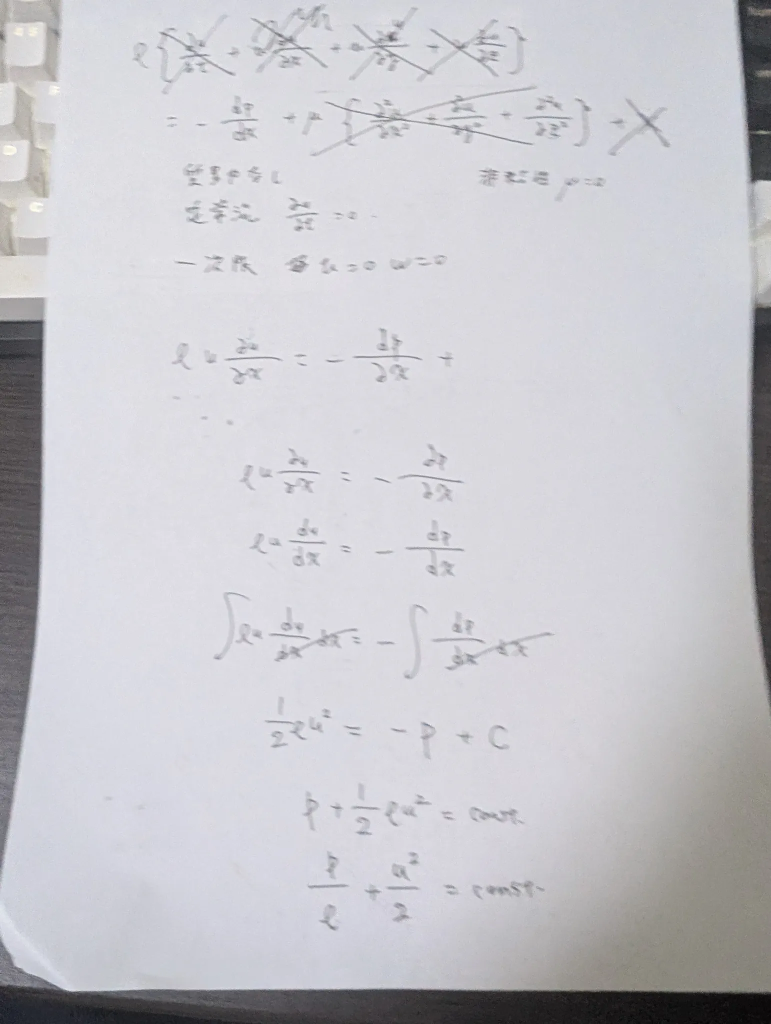
#> input picture yolo_ball_pipeline/raw_images/PXL_20260812_022646170.MP.webp, 1542 x 2048 px (shown at 1/2 size); its folder holds only this picture in this run
$ python fast_annotate.py
#> lines starting #> are read from the running program, lines starting #| are printed output that depends on the picture; after the words box and inside, x2 and y2 are one past the last pixel; in counts of white or black regions, pixels touching at a corner belong together
#!/usr/bin/env python3
import os
import glob
import cv2
import numpy as np
from PIL import Image
try:
    import pillow_heif
    pillow_heif.register_heif_opener()
#> (this line was passed over: pillow_heif is not available in this run)
except ImportError:
    pass

RAW_DIR = "/home/tatsv/rox2026/yolo_ball_pipeline/raw_images"
OUT_IMG_DIR = "/home/tatsv/rox2026/yolo_ball_pipeline/dataset/images"
OUT_LBL_DIR = "/home/tatsv/rox2026/yolo_ball_pipeline/dataset/labels"

os.makedirs(f"{OUT_IMG_DIR}/train", exist_ok=True)
os.makedirs(f"{OUT_IMG_DIR}/val", exist_ok=True)
os.makedirs(f"{OUT_LBL_DIR}/train", exist_ok=True)
os.makedirs(f"{OUT_LBL_DIR}/val", exist_ok=True)

def detect_ball_fast(img):
    # 高解像度画像を 640px にリサイズして超高速・高精度検出
    h, w = img.shape[:2]
    scale = 640.0 / max(h, w)
    small_w = int(w * scale)
    small_h = int(h * scale)
    small = cv2.resize(img, (small_w, small_h))

    gray = cv2.cvtColor(small, cv2.COLOR_BGR2GRAY)
    blurred = cv2.GaussianBlur(gray, (5, 5), 1.5)
    edges = cv2.Canny(blurred, 50, 150)
    kernel = cv2.getStructuringElement(cv2.MORPH_ELLIPSE, (5, 5))
    dilated = cv2.dilate(edges, kernel, iterations=2)
    contours, _ = cv2.findContours(dilated, cv2.RETR_EXTERNAL, cv2.CHAIN_APPROX_SIMPLE)

    best_box = None
    max_score = -1
    for c in contours:
        area = cv2.contourArea(c)
        if area > (small_w * small_h * 0.02):
            x, y, bw, bh = cv2.boundingRect(c)
            aspect = float(bw) / float(bh)
            if 0.65 <= aspect <= 1.5:
                # 中央寄りかつ適度なサイズのものを高スコア
                cx = x + bw / 2.0
                cy = y + bh / 2.0
                dist_center = np.hypot(cx - small_w/2, cy - small_h/2) / (small_w/2)
                score = area - dist_center * 500
                if score > max_score:
                    max_score = score
                    best_box = (int(x / scale), int(y / scale), int((x + bw) / scale), int((y + bh) / scale))

    if best_box is not None:
        return best_box
    return int(w * 0.15), int(h * 0.15), int(w * 0.85), int(h * 0.85)

raw_files = [f for f in glob.glob(f"{RAW_DIR}/*.*") if not f.endswith(".txt") and not f.endswith(".yaml")]
print(f"🚀 Processing {len(raw_files)} raw images with ultra-fast vectorization...")

np.random.seed(42)
np.random.shuffle(raw_files)
split_idx = int(len(raw_files) * 0.85)

for idx, path in enumerate(raw_files):
    split = "train" if idx < split_idx else "val"
    try:
        pil_img = Image.open(path).convert('RGB')
#> pil_img is the input picture: PIL image 1542x2048 RGB; mean R, G, B 198.5, 198, 203.3
        img = cv2.cvtColor(np.array(pil_img), cv2.COLOR_RGB2BGR)
    except Exception:
        img = cv2.imread(path)

    if img is None:
        continue
    h, w = img.shape[:2]
#> h = 2048; w = 1542
    x1, y1, x2, y2 = detect_ball_fast(img)
#> in detect_ball_fast, `small = cv2.resize(img, (small_w, small_h))`:
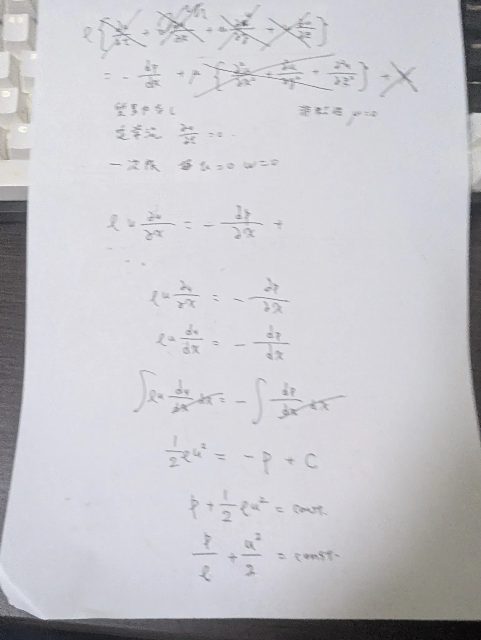
#> small: shape (640, 481, 3); mean B, G, R 203.3, 197.9, 198.5
#> in detect_ball_fast, `edges = cv2.Canny(blurred, 50, 150)`:
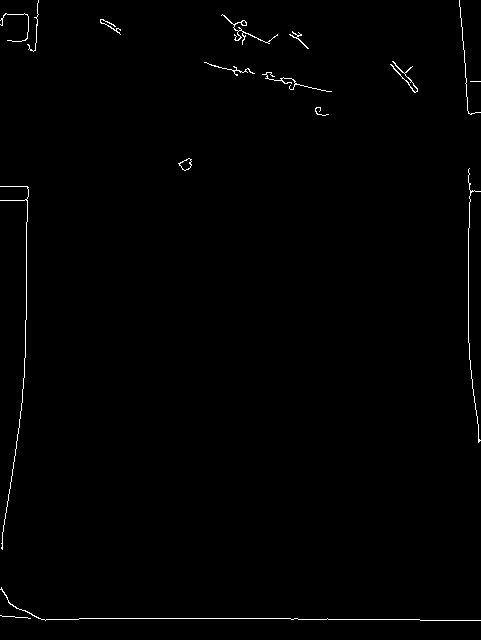
#> edges: shape (640, 481); 0.72% white in thin lines or dots
#> in detect_ball_fast, `dilated = cv2.dilate(edges, kernel, iterations=2)`:
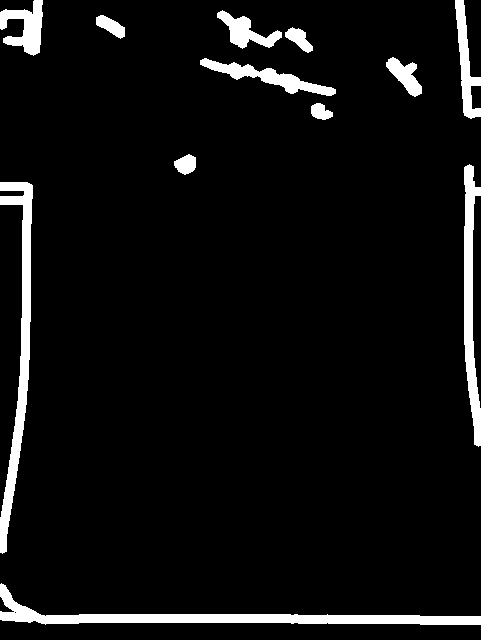
#> dilated: shape (640, 481); 5.9% white; 12 white regions
#> in detect_ball_fast, `contours, _ = cv2.findContours(dilated, cv2.RETR_EXTERNAL, cv2.CHAIN_A..`: contours = 12 contours; largest, box (x1, y1, x2, y2) and area: (0, 583, 481, 625) 4192, (0, 182, 33, 554) 3382, (464, 164, 481, 447) 2310, (200, 58, 336, 96) 1362, (0, 0, 43, 56) 1198
#> the loop in detect_ball_fast, `for c in contours:` made 12 passes
#> area on passes 1 to 12: 4192.5, 3381.5, 2310, 294, 227.5, 1362, 640.5, 330, 335, 929.5, 1119, 1197.5
#> after the loop in detect_ball_fast, `for c in contours:`: max_score = -1
#> x1 = 231; y1 = 307; x2 = 1310; y2 = 1740

    # 640px にリサイズして保存 (学習を爆速化)
    scale = 640.0 / max(h, w)
#> scale = 0.312
    img_640 = cv2.resize(img, (int(w * scale), int(h * scale)))

    box_cx = ((x1 + x2) / 2.0) / w
#> box_cx = 0.5
    box_cy = ((y1 + y2) / 2.0) / h
#> box_cy = 0.5
    box_w = max(0.05, min(1.0, (x2 - x1) / w))
#> box_w = 0.7
    box_h = max(0.05, min(1.0, (y2 - y1) / h))
#> box_h = 0.7

    base_name = os.path.splitext(os.path.basename(path))[0]
    cv2.imwrite(f"{OUT_IMG_DIR}/{split}/{base_name}.jpg", img_640)
    with open(f"{OUT_LBL_DIR}/{split}/{base_name}.txt", "w") as f:
        f.write(f"0 {box_cx:.6f} {box_cy:.6f} {box_w:.6f} {box_h:.6f}\n")

print(f"🎉 Auto-annotation done: {split_idx} train, {len(raw_files)-split_idx} val images prepared!")
